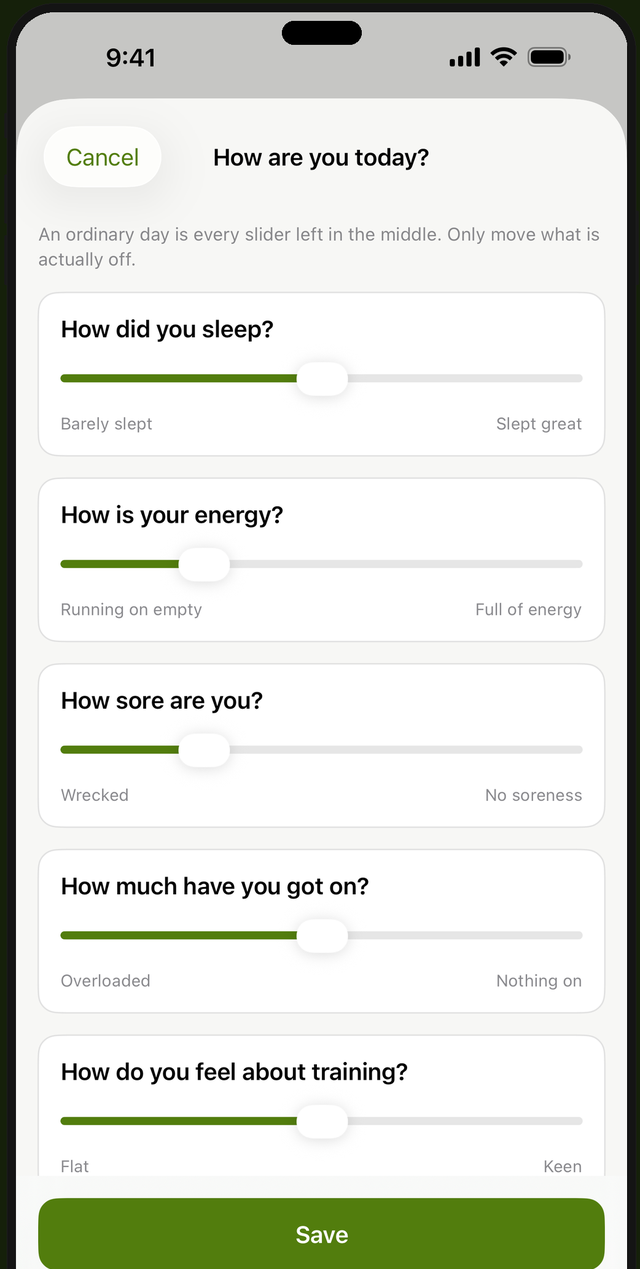
#> input picture img/shot-checkin.png, 640 x 1269 px, given in place of 02-know-why.png, which was not available
$ python make-assets.py
#> lines starting #> are read from the running program, lines starting #| are printed output that depends on the picture; after the words box and inside, x2 and y2 are one past the last pixel; in counts of white or black regions, pixels touching at a corner belong together
"""Rebuild the page's images from the App Store assets.

Writes the four device crops in img/ and img/og.png, the 1200x630 link-preview card.

Palette and type come from Marketing/BRAND-KIT.md: olive ground, one accent
(chartreuse), Inter Tight Black for the headline, Inter for everything else.
Run from the repo root: python3 make-og.py
"""
from pathlib import Path

import numpy as np
from PIL import Image, ImageDraw, ImageFont

APP = Path("/Users/matthewedwards/Documents/Developer/Footy Offseason")
TIGHT = APP / "Marketing/instagram/fonts/InterTight.ttf"
TEXT = APP / "Marketing/instagram/fonts/Inter.ttf"
ICON = APP / "FootyReady/FootyReady/Assets.xcassets/AppIcon.appiconset/AppIcon-1024.png"
SHOTS = APP / "AppStoreAssets/screenshots/6.5"

# Each App Store screenshot is a headline over a device frame on olive. The page
# wants the device alone, still on its olive ground, bleeding off the bottom the
# way it does in the original. The frame sits at the same x in every file; only
# its top moves, so that is measured rather than hard-coded.
CROPS = [("02-know-why", "shot-why"),
         ("03-check-in", "shot-checkin"),
         ("01-season-built", "shot-season"),
         ("08-your-week", "shot-week")]


def crop_devices():
    for name, tag in CROPS:
        im = Image.open(SHOTS / f"{name}.png").convert("RGB")
#> im is the input picture: PIL image 640x1269 RGB; mean R, G, B 220.9, 223.7, 216.1
        black = np.asarray(im).astype(int).max(2) < 30
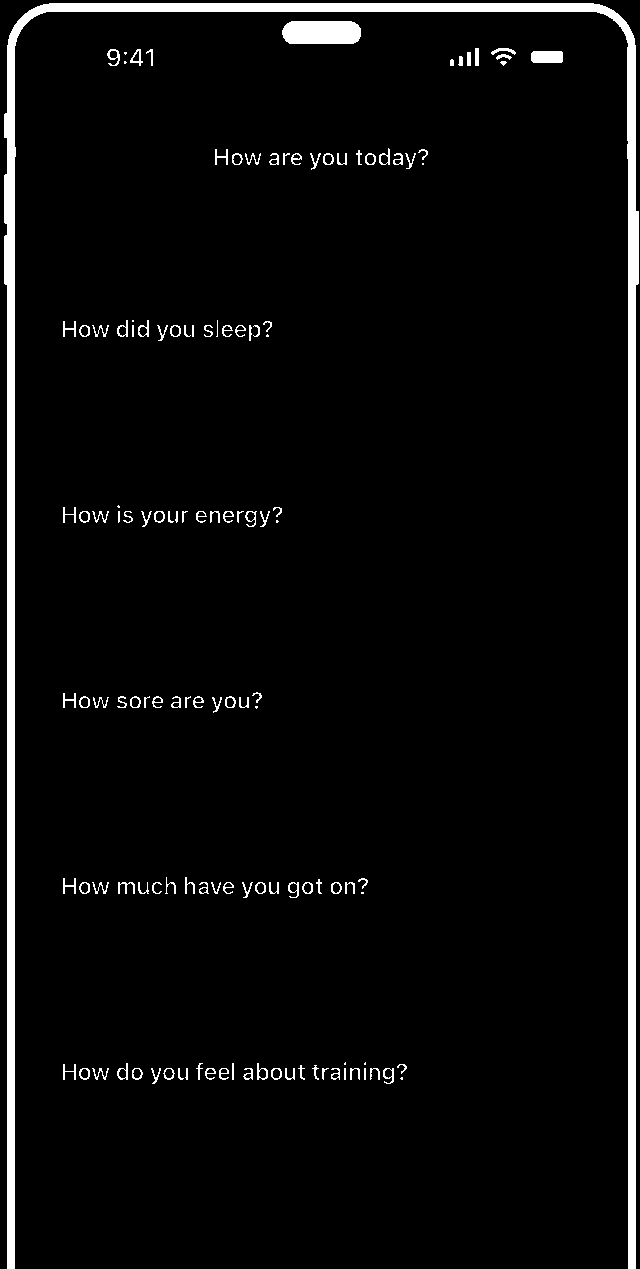
#> black: shape (1269, 640) bool; 4.3% white; 135 white regions (13 under 20 px), largest, box (x1, y1, x2, y2) and area: (4, 3, 639, 1269) 26134, (282, 21, 361, 44) 1706, (531, 51, 563, 63) 376
        top = np.where(black.sum(1) > 400)[0].min() - 6
#> top = -3
        shot = im.crop((118, top, 1160, im.height))
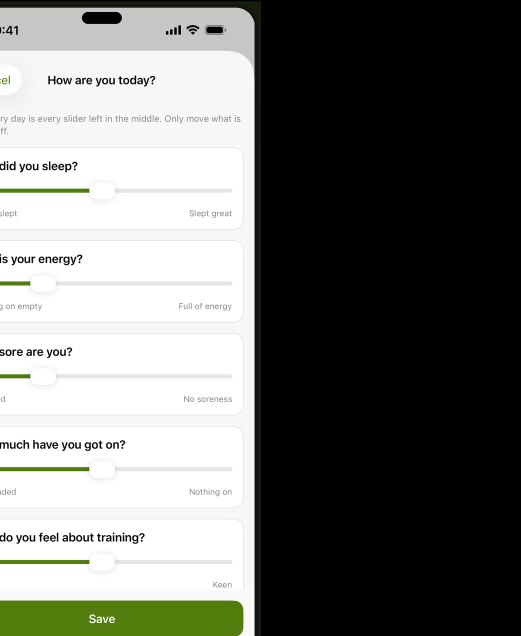
#> shot: PIL image 1042x1272 RGB (shown at 1/2 size); mean R, G, B 112.7, 114, 110.3
        shot.thumbnail((640, 4000), Image.LANCZOS)
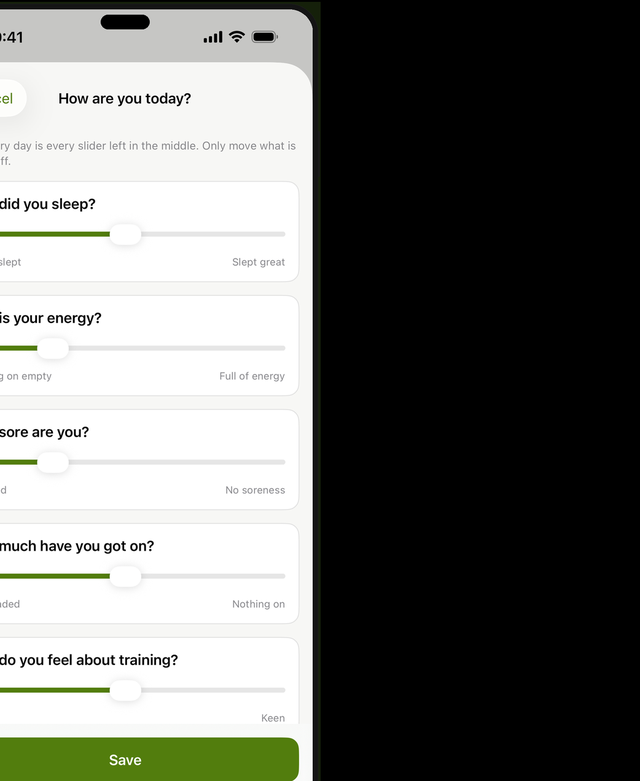
#> shot: PIL image 640x781 RGB; mean R, G, B 112.6, 114, 110.2
        shot.save(f"img/{tag}.png", optimize=True)
        print(f"img/{tag}.png", shot.size)
#| img/shot-why.png (640, 781)
#> pass 2 of the loop in crop_devices, `for name, tag in CROPS:`:
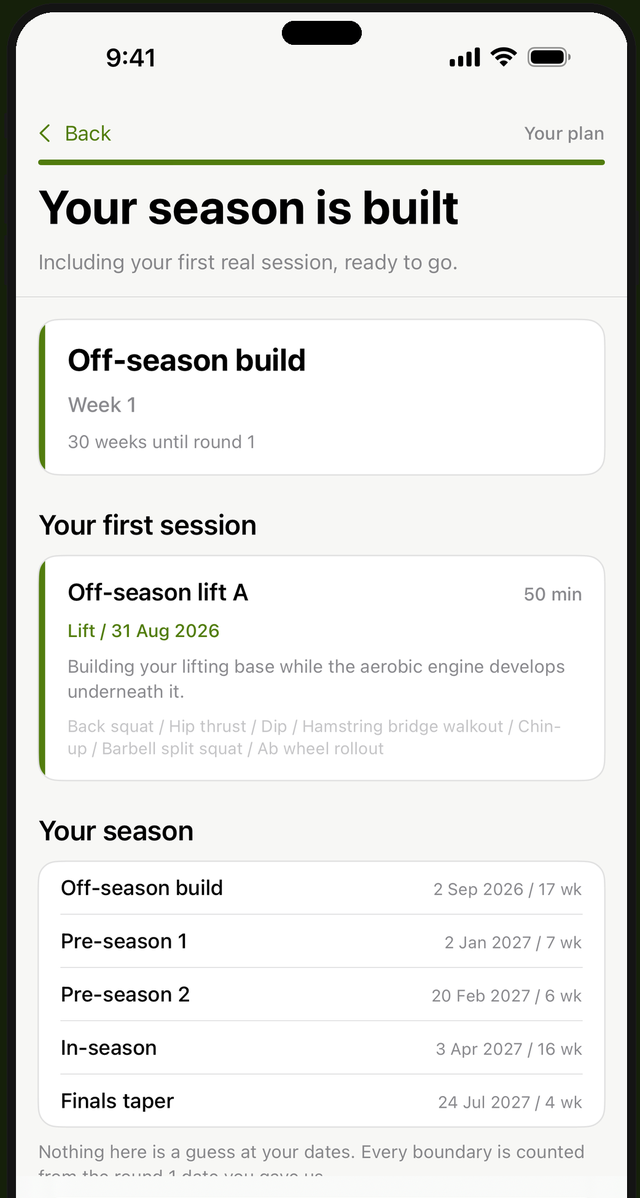
#> input picture img/shot-season.png, 640 x 1198 px, given in place of 03-check-in.png, which was not available
#> in crop_devices, im is the input picture: PIL image 640x1198 RGB; mean R, G, B 229.1, 229.7, 227.6
#> in crop_devices, `black = np.asarray(im).astype(int).max(2) < 30`:
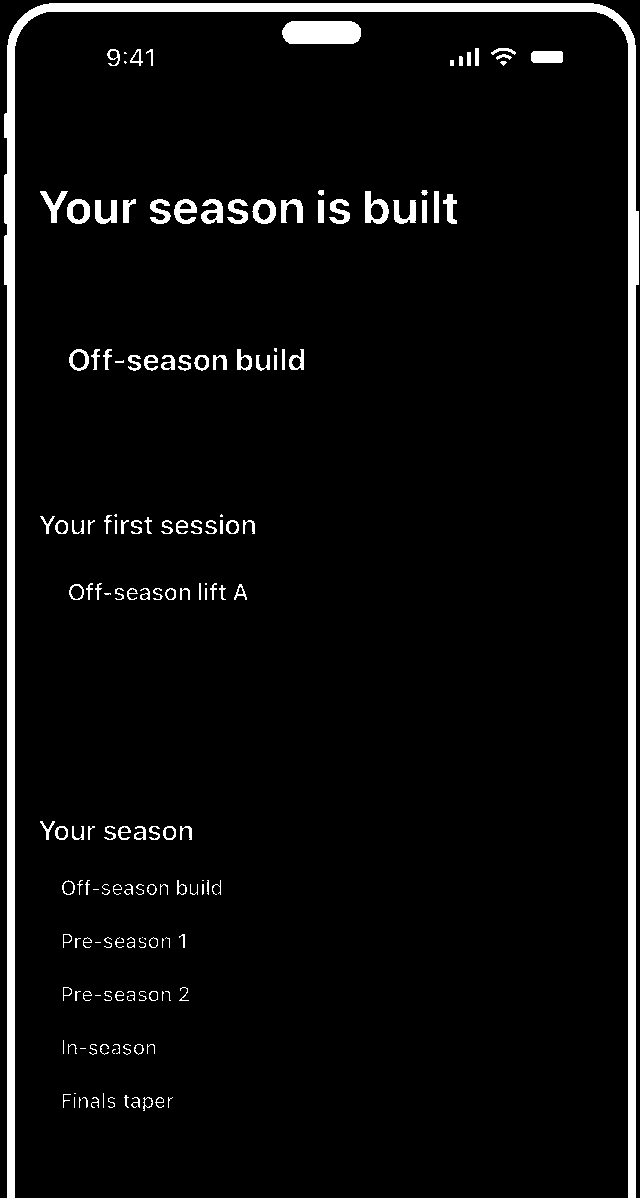
#> black: shape (1198, 640) bool; 5% white; 160 white regions (27 under 20 px), largest, box (x1, y1, x2, y2) and area: (4, 3, 639, 1198) 24880, (282, 21, 361, 44) 1705, (365, 191, 389, 224) 414
#> in crop_devices, `shot.thumbnail((640, 4000), Image.LANCZOS)`:
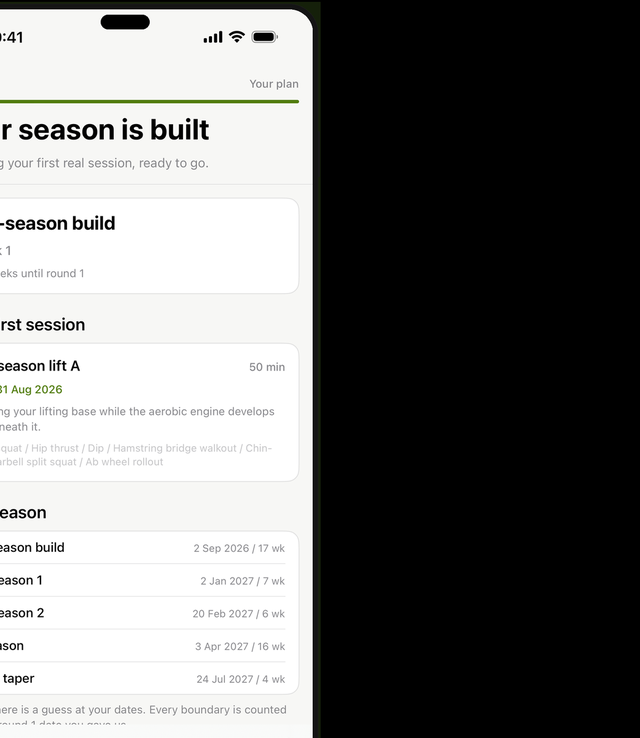
#> shot: PIL image 640x738 RGB; mean R, G, B 117.3, 117.5, 116.7
#| img/shot-checkin.png (640, 738)

OLIVE, CHARTREUSE, BONE = "#15200A", "#C7F04F", "#F5F4EE"
W, H = 1200, 630


def font(path, size, wght):
    f = ImageFont.truetype(str(path), size)
    f.set_variation_by_axes([wght] if path == TIGHT else [size, wght])
    return f


#> (the run stopped early here; a loop or call above may not have finished)
